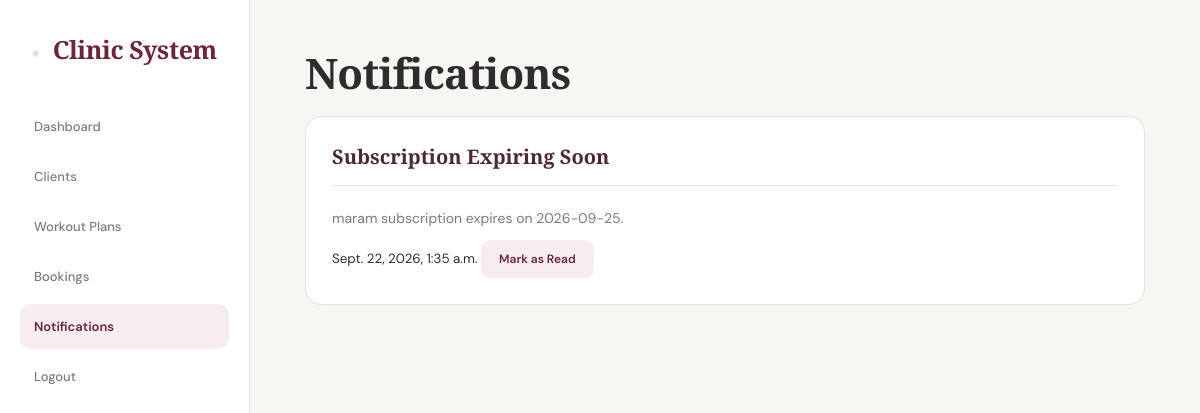
/notifications/ (signed in), run on the app's committed database.
### notifications/models.py (models this page shows, shortened)
class Notification(models.Model):
    TYPE_CHOICES = [
        ('subscription_expiry', 'Subscription Expiry'),
        ('follow_up', 'Follow-up'),
        ('appointment', 'Appointment'),
        ('general', 'General'),
    ]
    patient = models.ForeignKey(
        Patient,
        on_delete=models.CASCADE,
        null=True,
        blank=True,
        related_name='notifications'
    )
    recipient = models.ForeignKey(
settings.AUTH_USER_MODEL,
on_delete=models.CASCADE,
null=True,
blank=True,
related_name='notifications'
)
    title = models.CharField(max_length=200)
    message = models.TextField()
    notification_type = models.CharField(
        max_length=30,
        choices=TYPE_CHOICES,
        default='general'
    )
    is_read = models.BooleanField(default=False)
    created_at = models.DateTimeField(auto_now_add=True)

### notifications/views.py (the view)
@login_required
def notifications_list(request):
    if request.user.role == 'client':
        notifications = Notification.objects.filter(
            patient__user=request.user,
            is_read=False,
        ).order_by('-created_at')
        template = 'notifications/client_notifications.html'
    else:
        notifications = Notification.objects.filter(
            Q(recipient=request.user) |
            Q(recipient__isnull=True),
            is_read=False,
        ).order_by('-created_at')
        template = 'notifications/notifications_list.html'
    return render(
        request,
        template,
        {'notifications': notifications}
    )

### notifications/templates/notifications/notifications_list.html (shortened to what this page needs)
{% load static %}
<!DOCTYPE html>
<html>
<head>
<link
    rel="stylesheet"
    href="{% static 'dashboard/dashboard.css' %}"
>
</head>
<body>
<div class="layout">
{% include 'dashboard/includes/sidebar.html' %}
<main class="main">
    <h1>Notifications</h1>
    {% if notifications %}
        {% for notification in notifications %}
            <div class="card">
                <h2>
                    {{ notification.title }}
                </h2>
                <p>
                    {{ notification.message }}
                </p>
                <small>
                    {{ notification.created_at }}
                </small>
                <a
                        href="{% url 'mark_notification_read' notification.id %}"
                        class="view-button"
                        >
                    Mark as Read
             </a>
            </div>
        {% endfor %}
    {% else %}
        <div class="card">
            <p>
                No unread notifications.
            </p>
        </div>
    {% endif %}
</main>
</div>
</body>
</html>

### dashboard/static/dashboard/dashboard.css (style rules this page uses)
:root { --cream: #f7f6f2; --white: #ffffff; --paper: #faf9f7; --text: #302c2d; --muted: #817779; --burgundy: #6d2637; --plum: #4a2935; --rose: #ead9dc; --rose-light: #f7edef; --border: #e7e0df; --success: #47765b; --success-bg: #e8f1eb; --warning: #a97832; --warning-bg: #f7eddc; --danger: #a33d4a; --danger-bg: #f7e5e8; --shadow-sm: 0 8px 24px rgba(74, 41, 53, 0.04); --shadow-md: 0 18px 45px rgba(74, 41, 53, 0.055); }
* { margin: 0; padding: 0; box-sizing: border-box; }
html { scroll-behavior: smooth; }
body { margin: 0; background: var(--cream); color: var(--text); font-family: "DM Sans", sans-serif; -webkit-font-smoothing: antialiased; }
a { text-decoration: none; }
.layout { min-height: 100vh; display: flex; }
.main, .main-content { width: calc(100% - 250px); margin-left: 250px; min-height: 100vh; padding: 50px 55px 70px; background: var(--cream); }
.main > h1 { margin-bottom: 9px; color: var(--text); font-family: "Playfair Display", serif; font-size: 42px; font-weight: 600; line-height: 1.1; letter-spacing: -0.8px; }
.card { position: relative; padding: 26px; background: var(--white); border: 1px solid var(--border); border-radius: 16px; min-height: 180px; transition: transform 0.25s ease, box-shadow 0.25s ease; }
.card h2 { margin-bottom: 20px; color: var(--plum); font-family: "Playfair Display", serif; font-size: 18px; font-weight: 600; }
.main > .card, .main-content > .card { margin-top: 20px; padding: 26px; min-height: auto; background: var(--white); border: 1px solid var(--border); border-radius: 16px; }
.main > .card h2, .main-content > .card h2 { margin-bottom: 20px; padding-bottom: 15px; color: var(--plum); font-family: "Playfair Display", serif; font-size: 20px; font-weight: 600; border-bottom: 1px solid var(--border); }
.main > .card p, .main-content > .card p { margin-bottom: 9px; color: var(--muted); font-size: 14px; line-height: 1.75; }
.add-button, .view-button, button { display: inline-flex; align-items: center; justify-content: center; width: fit-content; padding: 11px 18px; border: none; border-radius: 9px; font-size: 12px; font-weight: 600; cursor: pointer; transition: background 0.2s ease, color 0.2s ease, transform 0.2s ease; }
.view-button { background: var(--rose-light); color: var(--burgundy); }

### data on the page
Notification: title "Subscription Expiring Soon", message "maram subscription expires on 2026-09-25.", created_at "Sept. 22, 2026, 1:35 a.m."
